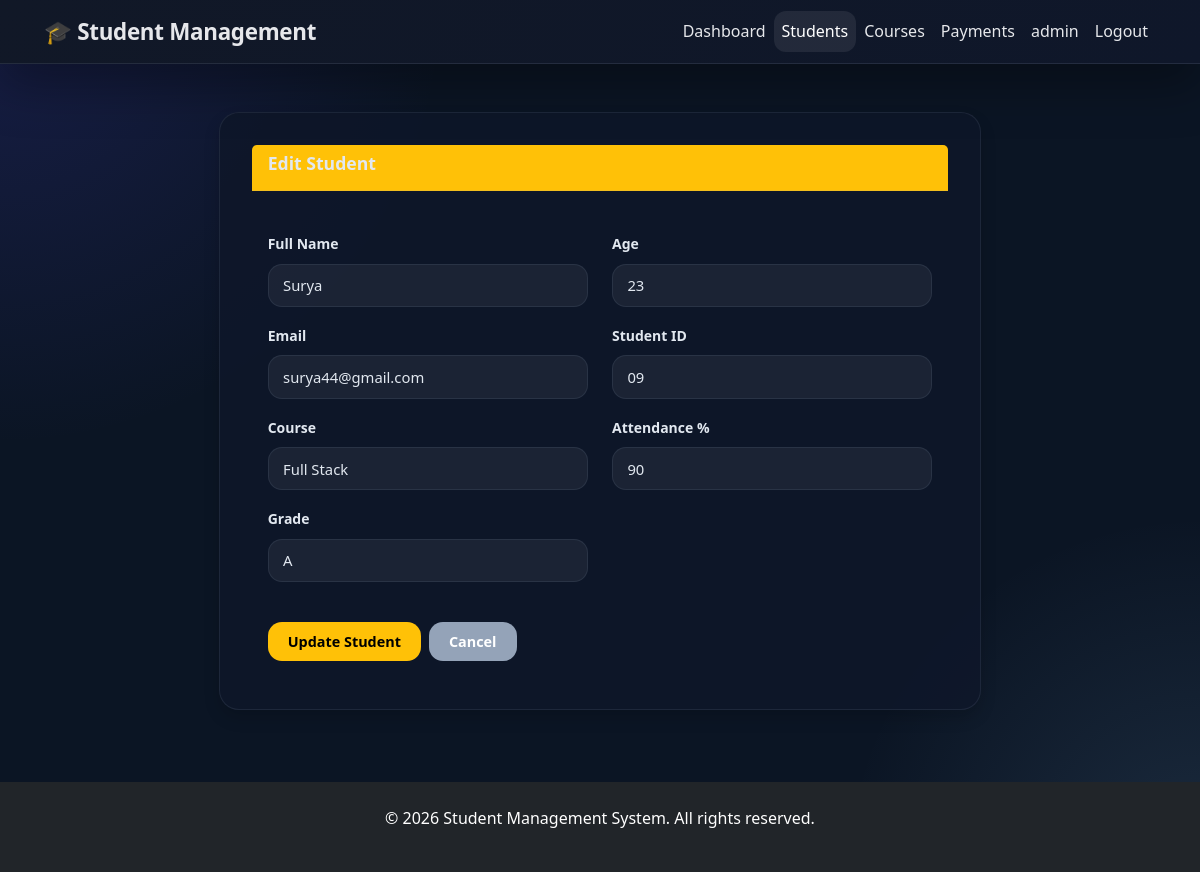
/students/edit/09 (signed in), run on the app's committed database.
### tables this page shows
CREATE TABLE students (
            id          INTEGER PRIMARY KEY AUTOINCREMENT,
            name        TEXT    NOT NULL,
            age         INTEGER NOT NULL,
            email       TEXT    UNIQUE NOT NULL,
            student_id  TEXT    UNIQUE NOT NULL,
            course      TEXT    NOT NULL,
            grade       TEXT
        , attendance INTEGER);

### controllers/student_controller.py (the view)
@student_bp.route('/students/edit/<student_id>',methods=['GET', 'POST'])
@login_required
def edit_student(student_id):
    student=StudentService.get_student_by_id(student_id)
    if not student:
        flash('Student not found.','warning')
        return redirect(url_for('students.list_students'))
    if request.method=='POST':
        data=request.form.to_dict()
        success,message=StudentService.update_student(student_id, data)
        flash(message,'success' if success else 'danger')
        if success:
            return redirect(url_for('students.list_students'))
    return render_template('edit_student.html',student=student.get_details(),edit=True)

### controllers/auth_controller.py (called while the page is built)
def login_required(f):
    @wraps(f)
    def decorated_function(*args, **kwargs):
        if 'user_id' not in session:
            flash('Please login first.', 'warning')
            return redirect(url_for('auth.login'))
        return f(*args, **kwargs)
    return decorated_function

### database/db.py (called while the page is built)
def get_connection():
    conn=sqlite3.connect(DB_PATH)
    conn.row_factory=sqlite3.Row # access columns by name
    return conn

### models/person.py (called while the page is built)
    def get_details(self):
        return {
            'name':self.name,
            'age':self.age,
            'email':self.email
        }

### models/student.py (called while the page is built)
    def get_details(self):# Method overriding
        details=super().get_details()
        details.update({
            'id':self.id,
            'student_id':self.student_id,
            'course':self.course,
            'grade':self.grade,
            'attendance':self.attendance
        })
        return details

### services/student_service.py (called while the page is built)
    @staticmethod
    def _row_to_student(row):
        if row is None:
            return None
        return Student(
            id=row['id'],
            name=row['name'],
            age=row['age'],
            email=row['email'],
            student_id=row['student_id'],
            course=row['course'],
            grade=row['grade'],
            attendance=row['attendance']
        )

    @staticmethod
    def get_student_by_id(student_id):
        conn=get_connection()
        row=conn.execute(
            'SELECT * FROM students WHERE student_id=?',(student_id,)
        ).fetchone()
        conn.close()
        return StudentService._row_to_student(row)

### templates/edit_student.html (shortened to what this page needs)
{% extends 'base.html' %}
{% block content %}
<div class="row justify-content-center mt-4">
    <div class="col-md-8">
        <div class="card shadow">
            <div class="card-header bg-warning text-white">
                <h3 class="card-title mb-0">Edit Student</h3>
            </div>
            <div class="card-body">
                <form method="POST">
                    <div class="row">
                        <div class="col-md-6 mb-3">
                            <label for="name" class="form-label">Full Name</label>
                            <input type="text" class="form-control" id="name" name="name" value="{{ student.name }}" required>
                        </div>
                        <div class="col-md-6 mb-3">
                            <label for="age" class="form-label">Age</label>
                            <input type="number" class="form-control" id="age" name="age" value="{{ student.age }}" min="1" max="100" required>
                        </div>
                    </div>
                    <div class="row">
                        <div class="col-md-6 mb-3">
                            <label for="email" class="form-label">Email</label>
                            <input type="email" class="form-control" id="email" name="email" value="{{ student.email }}" required>
                        </div>
                        <div class="col-md-6 mb-3">
                            <label for="student_id" class="form-label">Student ID</label>
                            <input type="text" class="form-control" id="student_id" name="student_id" value="{{ student.student_id }}" required readonly>
                        </div>
                    </div>
                    <div class="row">
                        <div class="col-md-6 mb-3">
                            <label for="course" class="form-label">Course</label>
                            <input type="text" class="form-control" id="course" name="course" value="{{ student.course }}" required>
                        </div>
                        <div class="col-md-6 mb-3">
                            <label for="attendance" class="form-label">Attendance %</label>
                            <input type="number" class="form-control" id="attendance" name="attendance" value="{{ student.attendance or '' }}" min="0" max="100" step="1">
                        </div>
                    </div>
                    <div class="row">
                        <div class="col-md-6 mb-3">
                            <label for="grade" class="form-label">Grade</label>
                            <select class="form-select" id="grade" name="grade">
                                <option value="A" {% if student.grade == 'A' %}selected{% endif %}>A</option>
                            </select>
                        </div>
                    </div>
                    <div class="d-flex gap-2 mt-4">
                        <button type="submit" class="btn btn-warning">Update Student</button>
                        <a href="{{ url_for('students.list_students') }}" class="btn btn-secondary">Cancel</a>
                    </div>
                </form>
            </div>
        </div>
    </div>
</div>
{% endblock %}

### static/css/style.css (style rules this page uses)
:root { --primary: #4f46e5; --primary-dark: #4338ca; --primary-light: #eef2ff; --success: #10b981; --success-dark: #059669; --danger: #ef4444; --danger-dark: #dc2626; --warning: #f59e0b; --secondary: #6b7280; --secondary-dark: #4b5563; --bg: #f1f5f9; --card-bg: #ffffff; --text-primary: #1e293b; --text-secondary: #64748b; --border: #e2e8f0; --shadow: 0 4px 6px -1px rgba(0,0,0,0.1), 0 2px 4px -1px rgba(0,0,0,0.06); --shadow-lg: 0 10px 15px -3px rgba(0,0,0,0.1), 0 4px 6px -2px rgba(0,0,0,0.05); --radius: 12px; --radius-sm: 8px; --transition: all 0.25s ease; }
*, *::before, *::after { box-sizing: border-box; margin: 0; padding: 0; }
body { font-family: 'Segoe UI', system-ui, -apple-system, sans-serif; background-color: var(--bg); color: var(--text-primary); line-height: 1.6; min-height: 100vh; }
.card { background: var(--card-bg); border-radius: var(--radius); box-shadow: var(--shadow); padding: 2rem; border: 1px solid var(--border); }
.card-header { display: flex; align-items: center; justify-content: space-between; margin-bottom: 1.5rem; padding-bottom: 1rem; border-bottom: 2px solid var(--border); }
.card-header h3 { font-size: 1.1rem; font-weight: 600; color: var(--text-primary); }
:root { --primary: #4f46e5; --primary-dark: #4338ca; --primary-light: #1e293b; --success: #22c55e; --success-dark: #16a34a; --warning: #f59e0b; --danger: #ef4444; --secondary: #94a3b8; --secondary-dark: #64748b; --bg: #0b1524; --card-bg: rgba(15, 23, 42, 0.92); --card-border: rgba(148, 163, 184, 0.14); --text-primary: #e2e8f0; --text-secondary: #94a3b8; --border: rgba(148, 163, 184, 0.12); --shadow: 0 20px 50px rgba(0,0,0,0.35); --shadow-lg: 0 30px 80px rgba(0,0,0,0.45); --radius: 20px; --radius-sm: 14px; --transition: all 0.25s ease; }
body { background: radial-gradient(circle at top left, rgba(79,70,229,0.18), transparent 30%), radial-gradient(circle at bottom right, rgba(144,202,249,0.12), transparent 24%), var(--bg); color: var(--text-primary); }
.card { color: var(--text-primary) !important; }
.card .card-body, .card .card-title, .card .card-text, .card .card-text strong, .card .card-title a { color: var(--text-primary) !important; }
.card-header { border-bottom: 1px solid rgba(148, 163, 184, 0.12); background: transparent; }
.card-header h3 { color: #f8fafc; }
.btn { display: inline-flex; align-items: center; gap: 0.4rem; padding: 0.55rem 1.25rem; border-radius: var(--radius-sm); font-size: 0.9rem; font-weight: 600; cursor: pointer; text-decoration: none; border: none; transition: var(--transition); white-space: nowrap; }
.btn-secondary { background: var(--secondary); color: #fff; }
.form-label { font-size: 0.875rem; font-weight: 600; color: var(--text-primary); }
.form-control, .form-select { padding: 0.6rem 0.9rem; border: 1.5px solid var(--border); border-radius: var(--radius-sm); font-size: 0.925rem; color: var(--text-primary); background: rgba(255,255,255,0.06); transition: var(--transition); width: 100%; outline: none; font-family: inherit; }
.form-control option, .form-select option { color: var(--text-primary); background: rgba(15, 23, 42, 0.95); }
.form-control::placeholder { color: #b0bac5; }

### data on the page
students: name "Surya", age "23", email "surya44@gmail.com", student_id "09", course "Full Stack", attendance "90", grade "A"

### other printed values
{{ session['username'] }} "admin"
